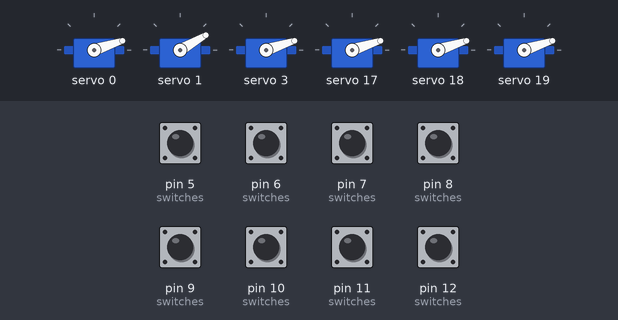
This sketch was run on a simulated Arduino Uno, built with avr-gcc and run on an emulated ATmega328P. Parts: 6 × servo. The test bench sets the inputs (shaded band); at power-on: pin 5 (switches), pin 6 (switches), pin 7 (switches), pin 8 (switches), pin 9 (switches), pin 10 (switches), pin 11 (switches), pin 12 (switches) HIGH. What the sketch prints to the serial monitor is not drawn.

Above: at 1.3 s.
1.4 s: pin 5 (switches) pulled LOW for 0.15 s
At 1.82 s:
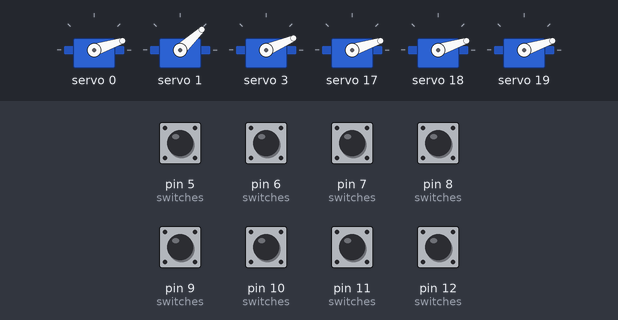
4.4 s: pin 9 (switches) pulled LOW for 0.15 s
At 4.83 s:
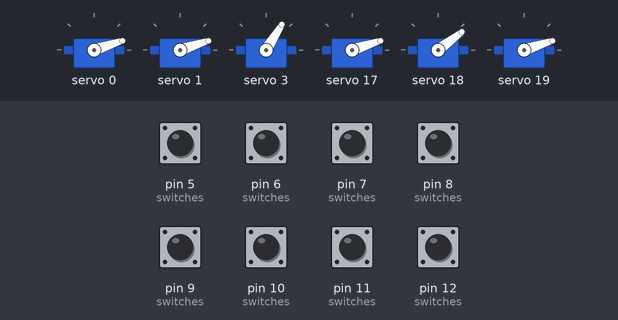
7.4 s: pin 10 (switches) pulled LOW for 0.15 s
10.5 s: pin 11 (switches) pulled LOW for 0.15 s
At 10.91 s:
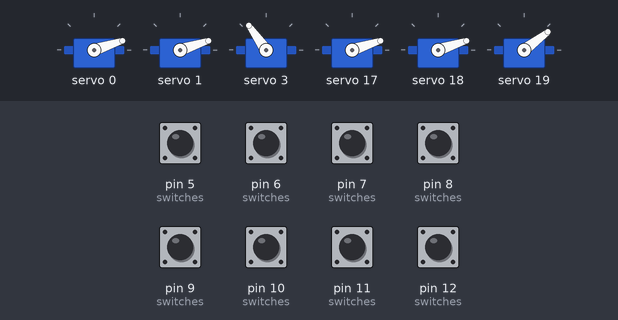
13.5 s: pin 6 (switches) pulled LOW for 0.15 s
At 14.49 s:
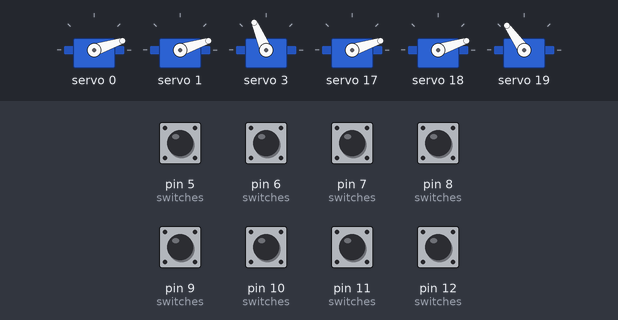
16.5 s: pin 7 (switches) pulled LOW for 1 s
At 17.61 s:
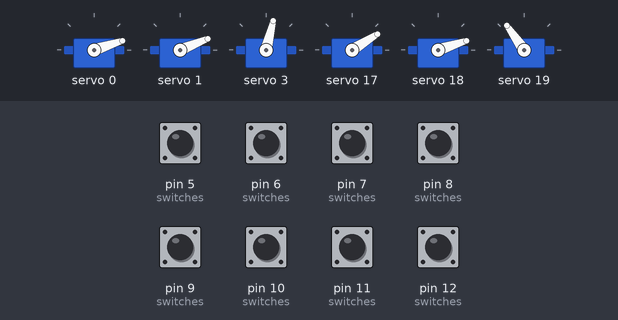
Timing chart, 0 to 23.2 s (numbered marks = the images above; inputs shaded):
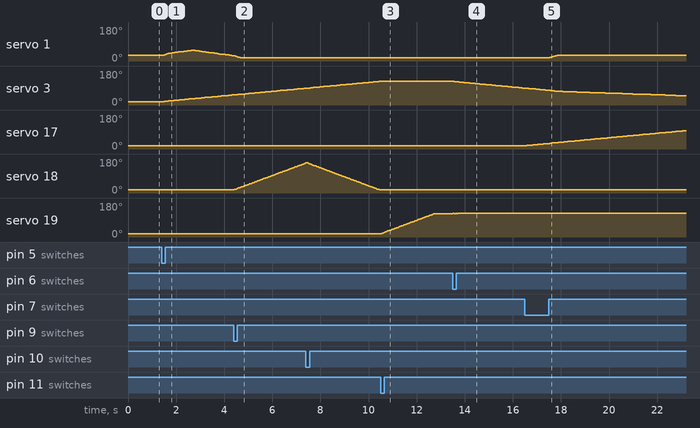

Measured:
- after the input at 1.4 s, servo 1: rises from 30° to 57° in 1.2 s, then falls to 28° in 1.7 s; servo 3: moves from 18° to 53° over 2.8 s, starting after 0.10 s
- after the input at 4.4 s, servo 18: moves from 18° to 159° over 3.0 s, starting at once
- after the input at 13.5 s, servo 3: moves from 125° to 89° over 2.9 s, starting after 0.07 s
- after the input at 16.5 s, servo 17: moves from 18° to 97° over 6.5 s, starting after 0.08 s

The sketch:

servo.ino
```cpp
// (licence header left out)
#include <Wire.h>
#include <Adafruit_PWMServoDriver.h>

#define CONTROLLER_COUNT  2
#define CONTROLLER_START  0x40
#define TIME_FACTOR 1.0

#define SERVOMIN  150 // This is the 'minimum' pulse length count (out of 4096)
#define SERVOMAX  600 // This is the 'maximum' pulse length count (out of 4096)
#define SERVO_FREQ 50 // Analog servos run at ~50 Hz updates

// Set I2C bus to use: Wire, Wire1, etc.
#define WIRE Wire

Adafruit_PWMServoDriver pwms[CONTROLLER_COUNT];
unsigned long previous_time;


struct SwitchData {
  int pin;      // the pin the switch is on
  int servo;    // Number of the sefvo in the list servo_configs below
                // Note that they count from zero!
  bool turnOn;  // If true, will set the servo to the "on" position
};

SwitchData switches[] = {
  {5, 1, true},
  {6, 1, false},
  {5, 2, true},
  {6, 2, false},
  {7, 3, true},
  {8, 3, false},
  {9, 4, true},
  {10, 4, false},
  {11, 5, true},
  {12, 5, false},
};


class Servo {
  int cluster;  // 0 - 5 or so
  int number; // 0 - 15
  int speed;
  int target_angle;
  int current_angle;
  int off_angle;
  int on_angle;

  public:
	Servo(int _cluster, int _number, int _speed, int _off_angle, int _on_angle) {
    cluster = _cluster;
    number = _number;
    speed = _speed;
    off_angle = _off_angle * 100;
    target_angle = _off_angle * 100;
    current_angle = _off_angle * 100;
    on_angle = _on_angle * 100;
  }

  void set(bool turnOn) {
    target_angle = turnOn ? on_angle : off_angle;
  }

  void adjust(int elapsed) {
    int diff = current_angle - target_angle;
    if (diff == 0) return;

    int increment = elapsed * speed;
    // diff is then capped at that
    if (diff > 0) {
      if (diff > speed) diff = increment;  // cap at speed
      current_angle -= diff;
    }
    else {
      if (diff < speed) diff = increment;  // cap at speed
      current_angle += diff;
    }
    update();
  }

  void update() {
    int pulselen = current_angle * (SERVOMAX - SERVOMIN) / 18000 + SERVOMIN;
    if (pulselen > SERVOMAX) {
      Serial.print("ERROR: Too high!!!");
      return;
    }
    if (pulselen < SERVOMIN) {
      Serial.print("ERROR: Too low!!!");
      return;
    }
    pwms[cluster].setPWM(number, 0, pulselen);
  }

  String status() {
    return String(current_angle) + "/" + String(target_angle);
  }

  private:
};


Servo servos[] = {
  Servo(0, 0, 1, 0, 180),
  Servo(0, 1, 3, 10, 120), // this one does not like to go beyond 120deg!
  Servo(0, 3, 1, 0, 90),
  Servo(1, 1, 1, 0, 180),
  Servo(1, 2, 4, 0, 180),
  Servo(1, 3, 4, 0, 90),
};


const int servo_count = sizeof(servos)/sizeof(servos[0]);
const int switch_count = sizeof(switches)/sizeof(switches[0]);


void setup() {

  Serial.begin(9600);

  for (int i = 0; i < switch_count; i++) {
    pinMode(switches[i].pin, INPUT_PULLUP);           // set pin to input
  }

  for (int i = 0; i < CONTROLLER_COUNT; i++) {
    pwms[i] = Adafruit_PWMServoDriver(CONTROLLER_START + i);
    pwms[i].begin();
    pwms[i].setOscillatorFrequency(27000000);
    pwms[i].setPWMFreq(SERVO_FREQ);  // Analog servos run at ~50 Hz updates
  }

  for (int i = 0; i < servo_count; i++) {
    servos[i].update();
  }

  delay(100);

  //while (!Serial); // wait for output to fire up before sending. But what if it is not connected???
  //Serial.println("Found " + String(servo_count) + " servos!");  // does not appear
  previous_time = millis();
}


void loop() {
  // HANDLE TIME
  unsigned long now_time = millis();
  unsigned long elapsed = now_time - previous_time;
  previous_time = now_time;
  int increment = TIME_FACTOR * elapsed;


  // HANDLE INPUTS
  for (int i = 0; i < switch_count; i++) {
    if (digitalRead(switches[i].pin) == LOW) {
      servos[switches[i].servo].set(switches[i].turnOn);
      Serial.println("switch:" + String(i) + " (" + servos[5].status() + ")");
    }
  }


  // HANDLE SERVOS
  for (int i = 0; i < servo_count; i++) {
    servos[i].adjust(increment);
  }

}
```
